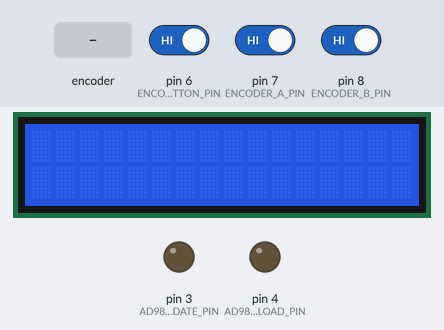
The sketch below on a simulated Arduino Uno, built with avr-gcc and run on an emulated ATmega328P. On the bench: 16×2 character LCD, output pins drawn as LEDs (lit = HIGH). Inputs (shaded band) come from the test bench; at power-on: pin 6 (ENCODER_BUTTON_PIN) HIGH, pin 7 (ENCODER_A_PIN) HIGH, pin 8 (ENCODER_B_PIN) HIGH. Pins used as bus, display or sensor lines are not drawn.

Above: at 1.2 s.
1.3 s: rotary encoder on pin 7 (ENCODER_A_PIN) / pin 8 (ENCODER_B_PIN) turned 3 steps (first pin leading)
At 2.8 s:
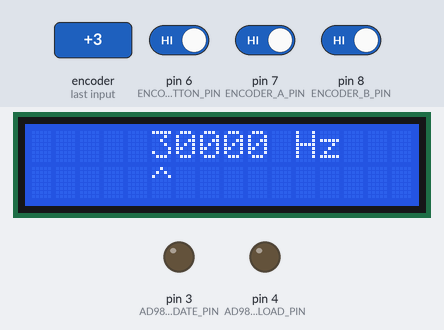
3.4 s: pin 6 (ENCODER_BUTTON_PIN) driven LOW
At 4.9 s:
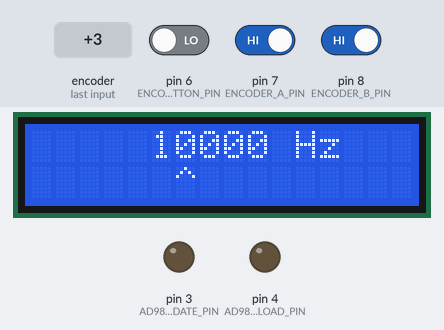
5.2 s: rotary encoder on pin 7 (ENCODER_A_PIN) / pin 8 (ENCODER_B_PIN) turned 1 step (first pin leading)
At 5.5 s:
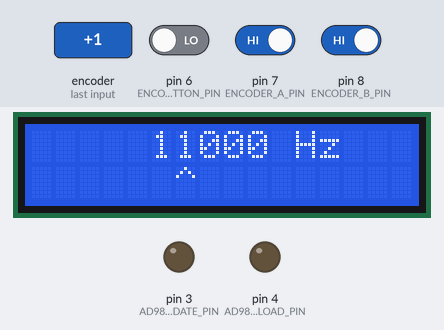
Timing chart, 0 to 8.2 s (numbered marks = the images above; inputs shaded):
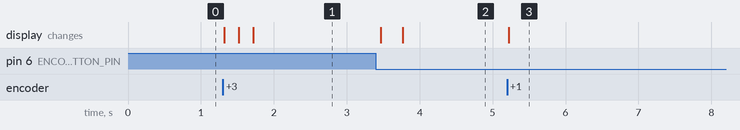

Measured:
- after the input at 1.3 s, the display: first changes at once (image 1 shows a later state)
- after the input at 3.4 s, the display: first changes after 0.07 s (image 2 shows a later state)
- after the input at 5.2 s, the display: changes at once (image 3)

The sketch:

DDS-si9850-mini.ino
```cpp
/*
* AD9850 based frequency generator using a rotary encoder for frequency tuning.
*
* Based on  AD9851 DDS sketch by Andrew Smallbone at www.rocketnumbernine.com
*
* Author: Tim Sinaeve
* (12/02/2015)
*/

// Include the library code
#include <Wire.h>  // Comes with Arduino IDE
// note: the 'standard LiquidCrystal_I2C.h' does not work for us.
#include "LiquidCrystal_I2C.h"
#include <Switch.h>

// Pin definitions
const byte ENCODER_BUTTON_PIN          = 6;
const byte ENCODER_A_PIN               = 7;
const byte ENCODER_B_PIN               = 8;

const byte AD9850_WORD_LOAD_CLOCK_PIN  = 2;     // (CLK)
const byte AD9850_FREQUENCY_UPDATE_PIN = 3;     // (FQ)
const byte AD9850_SERIAL_DATA_LOAD_PIN = 4;    // (DATA)
const byte AD9850_RESET_PIN            = 5;    // (RST).

const unsigned long AD9850_CLOCK_FREQUENCY = 125000000;

// Settings
const unsigned long MIN_FREQ      = 0;
const unsigned long MAX_FREQ      = 630000000; // max 63 MHz
const unsigned long MAX_DELTA     = 100000000;
const unsigned long DEFAULT_DELTA = 10000;

unsigned long delta   = 10000;
unsigned long freq    = 0;
unsigned long reading = 0;

// Timing for polling the encoder
unsigned long lastTime;
unsigned long currentTime;

// Storing the readings
boolean encA;
boolean encB;
boolean encButton;
boolean lastA = false;

// Objects
Switch toggleSwitch = Switch(ENCODER_BUTTON_PIN);
LiquidCrystal_I2C lcd(0x27, 2, 1, 0, 4, 5, 6, 7, 3, POSITIVE);

void pulseHigh(byte pin)
{
  digitalWrite(pin, HIGH);
  digitalWrite(pin, LOW);
}

// Sends a byte, a bit at a time, LSB first to the AD9850 via serial DATA line
void sendByte(byte data)
{
  for (int i = 0; i < 8; i++, data >>= 1)
  {
    digitalWrite(AD9850_SERIAL_DATA_LOAD_PIN, data & 0x01);
    //after each bit sent, CLK is pulsed high
    pulseHigh(AD9850_WORD_LOAD_CLOCK_PIN);
  }
}

// frequency calc from datasheet page 8 = <sys clock> * <frequency tuning word>/2^32
void sendFrequency(double frequency)
{
  int32_t f = frequency * 4294967295 / AD9850_CLOCK_FREQUENCY;
  for (int b = 0; b < 4; b++, f >>= 8)
  {
    sendByte(f & 0xFF);
  }
  sendByte(0x000); // final control byte, all 0 for 9850 chip
  pulseHigh(AD9850_FREQUENCY_UPDATE_PIN);
}

boolean readEncoderValue()
{
  boolean b = false;
  if (toggleSwitch.longPress())
  {
    reading = 10000;
    delta = 1000;
    b = true;
  }
  if (toggleSwitch.doubleClick())
  {
    reading = MIN_FREQ;
    delta = 10000;
    b = true;
  }
  if (toggleSwitch.poll())
  {
    if (toggleSwitch.on())
    {
      delta *= 10;
      if (delta == MAX_DELTA)
        delta = 1;
      b = true;
    }
  }

  // read elapsed time
  currentTime = millis();
  if (currentTime >= (lastTime + 5))
  {
    // read encoder movement
    encA = digitalRead(ENCODER_A_PIN);
    encB = digitalRead(ENCODER_B_PIN);
    // check if A has gone from high to low
    if ((!encA) && (lastA))
    {
      // check if B is high
      if (encB)
      {
        // clockwise
        if (reading + delta <= MAX_FREQ)
        {
          reading = reading + delta;
        }
      }
      else
      {
        // anti-clockwise
        if (reading - delta >= MIN_FREQ)
        {
          reading = reading - delta;
        }
        else
        {
          reading = 0;
        }
      }
    }
    // store reading of A and millis for next loop
    lastA = encA;
    lastTime = currentTime;
  }
  b = b || (freq != reading);
  return b;
}

void setup()
{
  // configure arduino data pins for output
  pinMode(AD9850_FREQUENCY_UPDATE_PIN, OUTPUT);
  pinMode(AD9850_WORD_LOAD_CLOCK_PIN, OUTPUT);
  pinMode(AD9850_SERIAL_DATA_LOAD_PIN, OUTPUT);
  pinMode(AD9850_RESET_PIN, OUTPUT);

  // set the two pins as inputs with internal pullups
  pinMode(ENCODER_A_PIN, INPUT_PULLUP);
  pinMode(ENCODER_B_PIN, INPUT_PULLUP);

  // setup AD9850 module
  pulseHigh(AD9850_RESET_PIN);
  pulseHigh(AD9850_WORD_LOAD_CLOCK_PIN);
  pulseHigh(AD9850_FREQUENCY_UPDATE_PIN);  // this pulse enables serial mode - Datasheet page 12 figure 10

  lcd.begin(16, 2);
  lcd.backlight();

  // Set up the timing of the polling
  currentTime = millis();
  lastTime  = currentTime;
}

void loop()
{
  if (readEncoderValue())
  {
    freq = reading;
    char s[16];
    sprintf(s, "%10ld Hz", reading);
    lcd.clear();
    lcd.setCursor(0, 0);
    lcd.print(s);
    int p = int(log10(delta));
    lcd.setCursor(9 - p, 1);
    lcd.print("^");
    sendFrequency(reading);
  }
}
```
